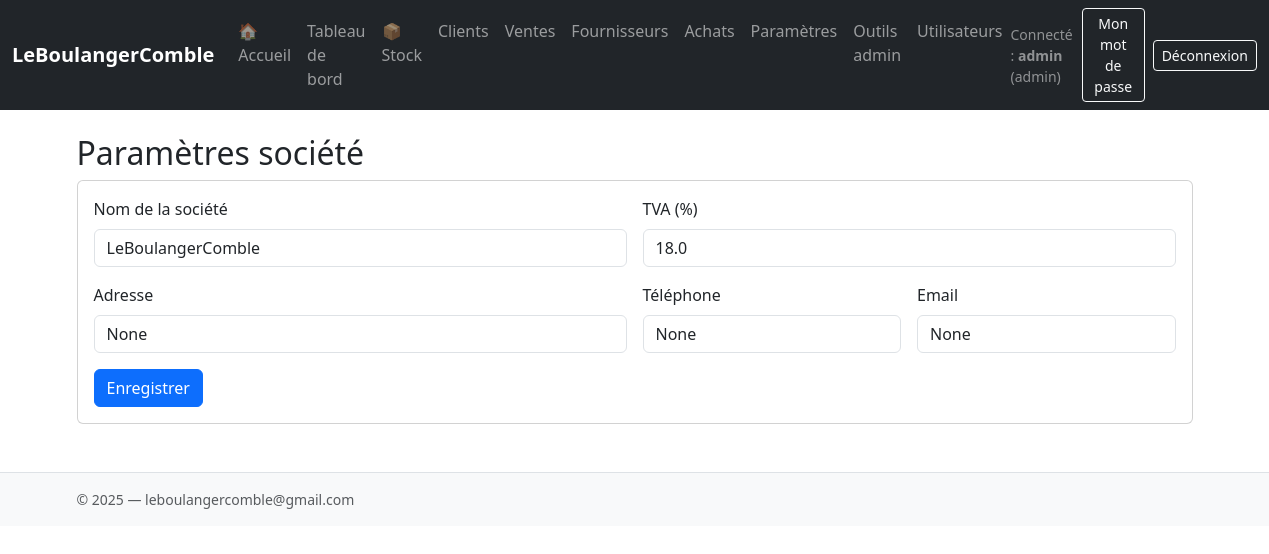
Page /parametres (signed in) on the earlier database version.
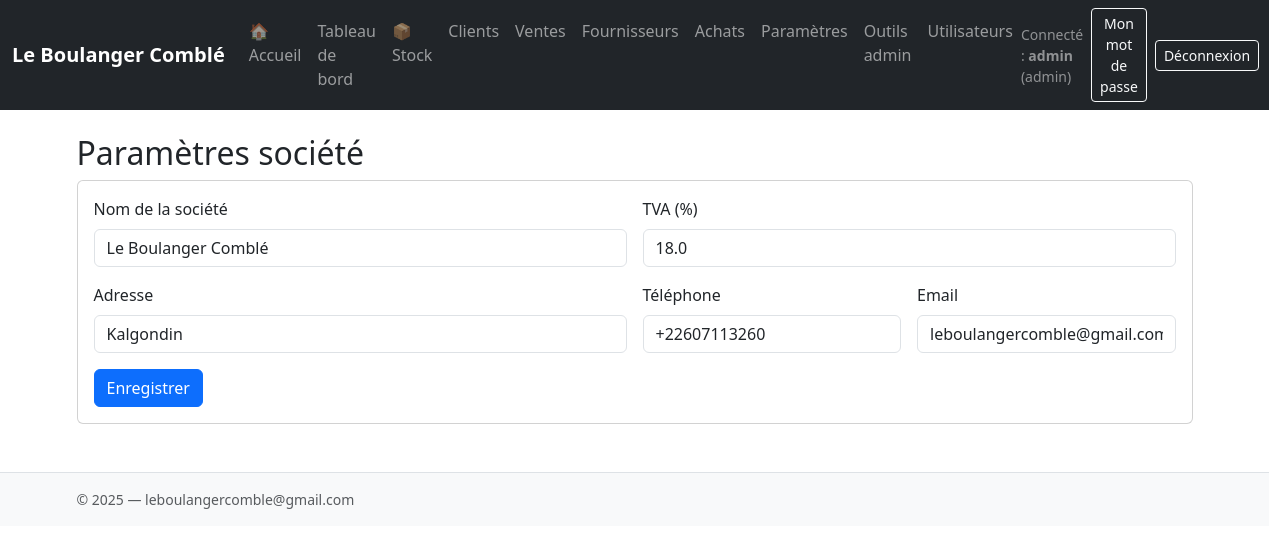
Same page on the later database version.
### tables this page shows
CREATE TABLE settings (
    id INTEGER PRIMARY KEY CHECK (id = 1),
    societe TEXT,
    adresse TEXT,
    telephone TEXT,
    email TEXT,
    tva_rate REAL DEFAULT 0.18
);

### app.py (the view, shortened to what this page needs)
@app.route("/parametres", methods=["GET","POST"])
@role_required('owner','admin')
def parametres():
    if request.method == "GET":
        return render_template("parametres.html", st=g.settings)

### app.py (called while the page is built)
def get_db():
    if 'db' not in g:
        g.db = sqlite3.connect(DB_PATH)
        g.db.row_factory = sqlite3.Row
        g.db.execute("PRAGMA foreign_keys = ON;")
    return g.db

def get_settings():
    db = get_db()
    row = db.execute("SELECT * FROM settings WHERE id=1").fetchone()
    return row

def has_role(*roles):
    u = session.get("user")
    return bool(u and u.get("role") in roles)

def role_required(*roles):
    def deco(f):
        @wraps(f)
        def wrapper(*args, **kwargs):
            if not has_role(*roles):
                flash("Accès refusé.", "danger")
                return redirect(url_for("index"))
            return f(*args, **kwargs)
        return wrapper
    return deco

@app.before_request
def load_settings_into_g():
    try:
        g.settings = get_settings()
    except Exception:
        g.settings = None

@app.before_request
def require_login_globally():
    public_endpoints = {"login"}
    ep = (request.endpoint or "")
    if ep.startswith("static") or ep in public_endpoints:
        return
    if not session.get("user"):
        return redirect(url_for("login", next=request.full_path))

### templates/parametres.html
{% extends "layout.html" %}
{% block content %}
<h2>Paramètres société</h2>
<div class="card card-body">
  <form method="post" class="row g-3">
    <div class="col-md-6">
      <label class="form-label">Nom de la société</label>
      <input class="form-control" name="societe" value="{{ st.societe if st else '' }}">
    </div>
    <div class="col-md-6">
      <label class="form-label">TVA (%)</label>
      <input class="form-control" name="tva_rate" type="number" step="0.01" value="{{ (st.tva_rate*100)|round(2) if st and st.tva_rate is not none else 18 }}">
    </div>
    <div class="col-md-6">
      <label class="form-label">Adresse</label>
      <input class="form-control" name="adresse" value="{{ st.adresse if st else '' }}">
    </div>
    <div class="col-md-3">
      <label class="form-label">Téléphone</label>
      <input class="form-control" name="telephone" value="{{ st.telephone if st else '' }}">
    </div>
    <div class="col-md-3">
      <label class="form-label">Email</label>
      <input class="form-control" type="email" name="email" value="{{ st.email if st else '' }}">
    </div>
    <div class="col-12">
      <button class="btn btn-primary">Enregistrer</button>
    </div>
  </form>
</div>
{% endblock %}

### templates/layout.html (shortened to what this page needs)
<!DOCTYPE html>
<html lang="fr">
<head>
  <link href="https://cdn.jsdelivr.net/npm/bootstrap@5.3.3/dist/css/bootstrap.min.css" rel="stylesheet">
  <link rel="stylesheet" href="{{ url_for('static', filename='css/style.css') }}">
</head>
<body>
<nav class="navbar navbar-expand-lg navbar-dark bg-dark">
  <div class="container-fluid">
    <a class="navbar-brand fw-bold" href="{{ url_for('index') }}">{{ (g.settings and g.settings.societe) or 'LeBoulangerComble' }}</a>
    <div class="collapse navbar-collapse" id="navbarsExample">
      {% if session.get('user') %}
      <ul class="navbar-nav me-auto mb-2 mb-lg-0">
        <li class="nav-item"><a class="nav-link" href="{{ url_for('accueil') }}">🏠 Accueil</a></li>
        {% if session.user.role in ['owner','admin'] %}
          <li class="nav-item"><a class="nav-link" href="{{ url_for('dashboard') }}">Tableau de bord</a></li>
        {% endif %}
        <li class="nav-item"><a class="nav-link" href="{{ url_for('stock_list') }}">📦 Stock</a></li>
        <li class="nav-item"><a class="nav-link" href="{{ url_for('clients_list') }}">Clients</a></li>
        <li class="nav-item"><a class="nav-link" href="{{ url_for('ventes_list') }}">Ventes</a></li>
        <li class="nav-item"><a class="nav-link" href="{{ url_for('fournisseurs_list') }}">Fournisseurs</a></li>
        {% if session.user.role in ['owner','admin'] %}
          <li class="nav-item"><a class="nav-link" href="{{ url_for('achats_list') }}">Achats</a></li>
          <li class="nav-item"><a class="nav-link" href="{{ url_for('parametres') }}">Paramètres</a></li>
          <li class="nav-item"><a class="nav-link" href="{{ url_for('admin_tools') }}">Outils admin</a></li>
          <li class="nav-item"><a class="nav-link" href="{{ url_for('users_list') }}">Utilisateurs</a></li>
        {% endif %}
      </ul>
      <div class="d-flex ms-auto align-items-center gap-2 text-white-50">
        <span class="small">Connecté : <strong>{{ session.user.username }}</strong> ({{ session.user.role }})</span>
        <a class="btn btn-sm btn-outline-light" href="{{ url_for('change_password') }}">Mon mot de passe</a>
        <a class="btn btn-sm btn-outline-light" href="{{ url_for('logout') }}">Déconnexion</a>
      </div>
      {% endif %}
    </div>
  </div>
</nav>
<main class="container py-4">
  {% block content %}{% endblock %}
</main>
<footer class="border-top py-3 mt-4">
  <div class="container small text-muted">
    &copy; 2025 — leboulangercomble@gmail.com
  </div>
</footer>
</body>
</html>

### static/css/style.css (style rules this page uses)
footer { background: #f8f9fa; }

Differences in the rows shown:
changed settings: societe "LeBoulangerComble" → "Le Boulanger Comblé"; adresse (not shown) → "Kalgondin"; telephone (not shown) → "+22607113260"; email (not shown) → "leboulangercomble@gmail.com"
Other differences:
form field adresse: "None" → (not shown)
form field telephone: "None" → (not shown)
form field email: "None" → (not shown)
